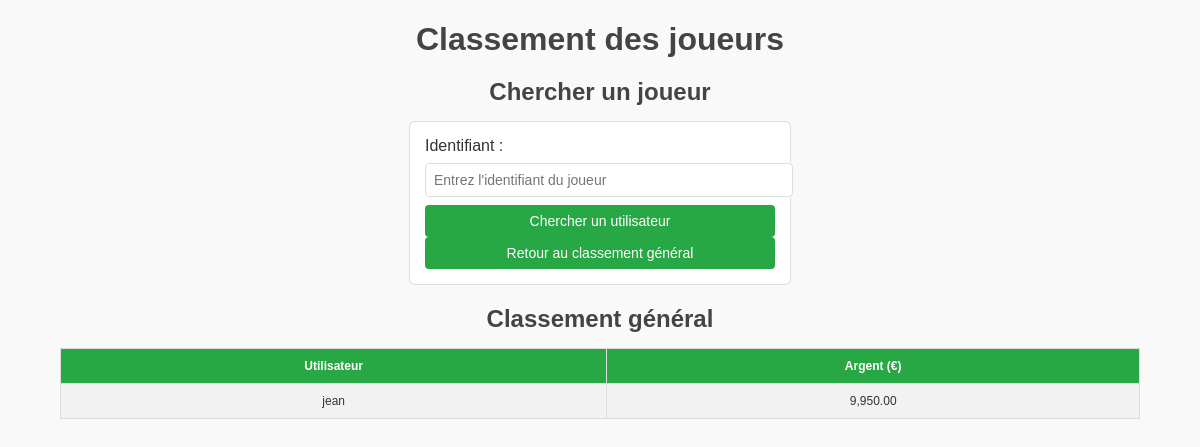
Page /virtual_trader/php/ranking.php on the earlier database version.
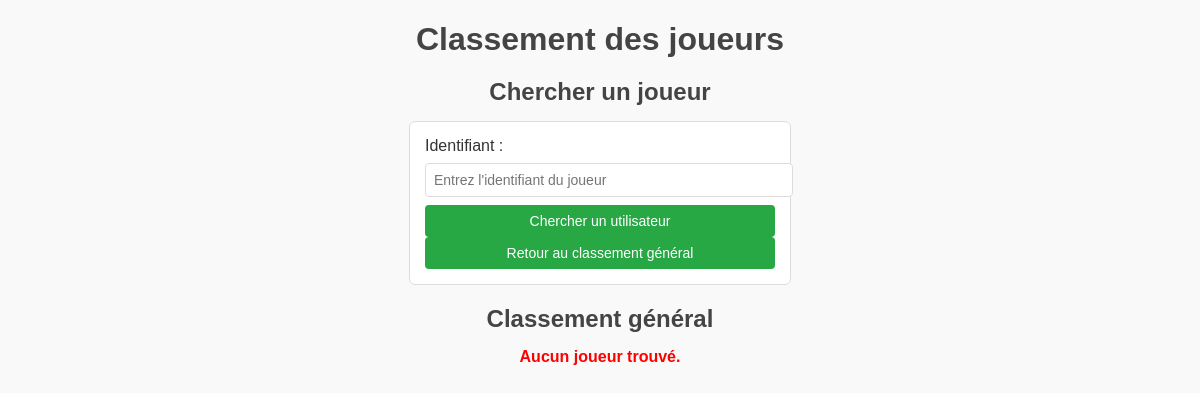
Same page on the later database version.
### tables this page shows
CREATE TABLE IF NOT EXISTS `user` (
  `user_id` int(11) NOT NULL AUTO_INCREMENT,
  `username` varchar(255) NOT NULL,
  `password` varchar(255) NOT NULL,
  `money` float NOT NULL,
  PRIMARY KEY (`user_id`)
);

### virtual_trader/php/ranking.php (the view, shortened to what this page needs)
<!DOCTYPE html>
<html lang="fr">
<head>
    <link rel="stylesheet" type="text/css" href="css/style.css">
</head>
<body>
    <h1>Classement des joueurs</h1>
    <h2>Chercher un joueur</h2>
    <div class="formulaire_connexion">
        <form method="post" action="">
            <label for="search_user">Identifiant :</label><br>
            <input type="text" name="search_user" placeholder="Entrez l'identifiant du joueur" /><br />
            <input type="submit" name="user_search" value="Chercher un utilisateur" />
            <input type="submit" name="reset" value="Retour au classement général" />
        </form>
    </div>
    <?php
    $serveur = "localhost:3307";
    $utilisateur = "root";
    $motdepasse = "";
    $base_de_donnees = "virtual_trader";
    $connexion = new mysqli($serveur, $utilisateur, $motdepasse, $base_de_donnees);
    if (isset($_POST['reset']) || !isset($_POST['user_search'])) {
        echo "<h2>Classement général</h2>";
        $requete = $connexion->prepare("SELECT username, money FROM user ORDER BY money DESC");
        $requete->execute();
        $resultat = $requete->get_result();
        if ($resultat->num_rows > 0) {
            echo "<table border='1'>
                    <tr>
                        <th>Utilisateur</th>
                        <th>Argent (€)</th>
                    </tr>";
            while ($row = $resultat->fetch_assoc()) {
                echo "<tr>
                        <td>" . htmlspecialchars($row['username']) . "</td>
                        <td>" . htmlspecialchars(number_format($row['money'], 2)) . "</td>
                      </tr>";
            }
            echo "</table>";
        } else {
            echo "<p class='error'>Aucun joueur trouvé.</p>";
        }
    } else {
        echo "<p>Veuillez entrer un identifiant.</p>";
    }
    ?>
</body>
</html>

Differences in the rows shown:
removed user: username "jean", money "9,950.00"
Other differences:
text no longer shown: "Utilisateur Argent (€)"
text now shown: "Aucun joueur trouvé."
